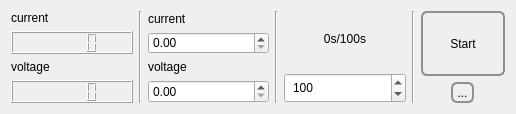
<?xml version="1.0" encoding="UTF-8"?>
<ui version="4.0">
 <class>crtbox</class>
 <widget class="QWidget" name="crtbox">
  <property name="geometry">
   <rect>
    <x>0</x>
    <y>0</y>
    <width>516</width>
    <height>114</height>
   </rect>
  </property>
  <property name="sizePolicy">
   <sizepolicy hsizetype="Preferred" vsizetype="Fixed">
    <horstretch>0</horstretch>
    <verstretch>0</verstretch>
   </sizepolicy>
  </property>
  <property name="windowTitle">
   <string>Form</string>
  </property>
  <layout class="QHBoxLayout" name="horizontalLayout">
   <item>
    <layout class="QVBoxLayout" name="verticalLayout">
     <item>
      <widget class="QLabel" name="label">
       <property name="text">
        <string>current</string>
       </property>
      </widget>
     </item>
     <item>
      <widget class="QLCDNumber" name="lcdNumber"/>
     </item>
     <item>
      <widget class="QLabel" name="label_2">
       <property name="text">
        <string>voltage</string>
       </property>
      </widget>
     </item>
     <item>
      <widget class="QLCDNumber" name="lcdNumber_2"/>
     </item>
    </layout>
   </item>
   <item>
    <widget class="Line" name="line">
     <property name="orientation">
      <enum>Qt::Vertical</enum>
     </property>
    </widget>
   </item>
   <item>
    <layout class="QVBoxLayout" name="verticalLayout_2">
     <item>
      <widget class="QLabel" name="label_3">
       <property name="text">
        <string>current</string>
       </property>
      </widget>
     </item>
     <item>
      <widget class="QDoubleSpinBox" name="doubleSpinBox">
       <property name="styleSheet">
        <string notr="true">QSpinBox{
	padding-right: 15px;
	border-width: 20;
}</string>
       </property>
      </widget>
     </item>
     <item>
      <widget class="QLabel" name="label_4">
       <property name="text">
        <string>voltage</string>
       </property>
      </widget>
     </item>
     <item>
      <widget class="QDoubleSpinBox" name="doubleSpinBox_2"/>
     </item>
    </layout>
   </item>
   <item>
    <widget class="Line" name="line_2">
     <property name="orientation">
      <enum>Qt::Vertical</enum>
     </property>
    </widget>
   </item>
   <item>
    <layout class="QVBoxLayout" name="verticalLayout_3">
     <property name="spacing">
      <number>6</number>
     </property>
     <property name="sizeConstraint">
      <enum>QLayout::SetDefaultConstraint</enum>
     </property>
     <item>
      <widget class="QLabel" name="label_5">
       <property name="layoutDirection">
        <enum>Qt::LeftToRight</enum>
       </property>
       <property name="text">
        <string>0s/100s</string>
       </property>
       <property name="alignment">
        <set>Qt::AlignCenter</set>
       </property>
      </widget>
     </item>
     <item>
      <widget class="QSpinBox" name="spinBox">
       <property name="sizePolicy">
        <sizepolicy hsizetype="Minimum" vsizetype="Fixed">
         <horstretch>0</horstretch>
         <verstretch>0</verstretch>
        </sizepolicy>
       </property>
       <property name="styleSheet">
        <string notr="true">QSpinBox{
	padding-right: 15px;
	border-width: 7;
}</string>
       </property>
       <property name="minimum">
        <number>30</number>
       </property>
       <property name="maximum">
        <number>300</number>
       </property>
       <property name="value">
        <number>100</number>
       </property>
      </widget>
     </item>
    </layout>
   </item>
   <item>
    <widget class="Line" name="line_3">
     <property name="orientation">
      <enum>Qt::Vertical</enum>
     </property>
    </widget>
   </item>
   <item>
    <layout class="QVBoxLayout" name="verticalLayout_4">
     <item>
      <widget class="QPushButton" name="pushButton_2">
       <property name="sizePolicy">
        <sizepolicy hsizetype="Minimum" vsizetype="Minimum">
         <horstretch>0</horstretch>
         <verstretch>0</verstretch>
        </sizepolicy>
       </property>
       <property name="styleSheet">
        <string notr="true">QPushButton {
    border: 2px solid #8f8f91;
    border-radius: 6px;
    background-color: qlineargradient(x1: 0, y1: 0, x2: 0, y2: 1,
                                      stop: 0 #f6f7fa, stop: 1 #dadbde);
    min-width: 80px;
}

QPushButton:pressed {
    background-color: qlineargradient(x1: 0, y1: 0, x2: 0, y2: 1,
                                      stop: 0 #dadbde, stop: 1 #f6f7fa);
}

QPushButton:flat {
    border: none; /* no border for a flat push button */
}

QPushButton:default {
    border-color: navy; /* make the default button prominent */
}</string>
       </property>
       <property name="text">
        <string>Start</string>
       </property>
      </widget>
     </item>
     <item>
      <layout class="QHBoxLayout" name="horizontalLayout_2">
       <item>
        <widget class="QToolButton" name="toolButton">
         <property name="layoutDirection">
          <enum>Qt::LeftToRight</enum>
         </property>
         <property name="styleSheet">
          <string notr="true">QToolButton { /* all types of tool button */
    border: 2px solid #8f8f91;
    border-radius: 6px;
    background-color: qlineargradient(x1: 0, y1: 0, x2: 0, y2: 1,
                                      stop: 0 #f6f7fa, stop: 1 #dadbde);
}

QToolButton[popupMode=&quot;1&quot;] { /* only for MenuButtonPopup */
    padding-right: 20px; /* make way for the popup button */
}

QToolButton:pressed {
    background-color: qlineargradient(x1: 0, y1: 0, x2: 0, y2: 1,
                                      stop: 0 #dadbde, stop: 1 #f6f7fa);
}

/* the subcontrols below are used only in the MenuButtonPopup mode */
QToolButton::menu-button {
    border: 2px solid gray;
    border-top-right-radius: 6px;
    border-bottom-right-radius: 6px;
    /* 16px width + 4px for border = 20px allocated above */
    width: 16px;
}

QToolButton::menu-arrow {
    image: url(downarrow.png);
}

QToolButton::menu-arrow:open {
    top: 1px; left: 1px; /* shift it a bit */
}</string>
         </property>
         <property name="text">
          <string>...</string>
         </property>
         <property name="toolButtonStyle">
          <enum>Qt::ToolButtonIconOnly</enum>
         </property>
        </widget>
       </item>
      </layout>
     </item>
    </layout>
   </item>
  </layout>
 </widget>
 <resources/>
 <connections/>
</ui>
